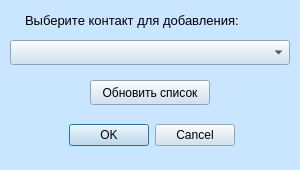
<?xml version="1.0" encoding="UTF-8"?>
<ui version="4.0">
 <class>Dialog</class>
 <widget class="QDialog" name="Dialog">
  <property name="geometry">
   <rect>
    <x>0</x>
    <y>0</y>
    <width>300</width>
    <height>170</height>
   </rect>
  </property>
  <property name="palette">
   <palette>
    <active>
     <colorrole role="Button">
      <brush brushstyle="SolidPattern">
       <color alpha="255">
        <red>200</red>
        <green>222</green>
        <blue>239</blue>
       </color>
      </brush>
     </colorrole>
     <colorrole role="Base">
      <brush brushstyle="SolidPattern">
       <color alpha="255">
        <red>255</red>
        <green>255</green>
        <blue>255</blue>
       </color>
      </brush>
     </colorrole>
     <colorrole role="Window">
      <brush brushstyle="SolidPattern">
       <color alpha="255">
        <red>201</red>
        <green>229</green>
        <blue>255</blue>
       </color>
      </brush>
     </colorrole>
    </active>
    <inactive>
     <colorrole role="Button">
      <brush brushstyle="SolidPattern">
       <color alpha="255">
        <red>200</red>
        <green>222</green>
        <blue>239</blue>
       </color>
      </brush>
     </colorrole>
     <colorrole role="Base">
      <brush brushstyle="SolidPattern">
       <color alpha="255">
        <red>255</red>
        <green>255</green>
        <blue>255</blue>
       </color>
      </brush>
     </colorrole>
     <colorrole role="Window">
      <brush brushstyle="SolidPattern">
       <color alpha="255">
        <red>201</red>
        <green>229</green>
        <blue>255</blue>
       </color>
      </brush>
     </colorrole>
    </inactive>
    <disabled>
     <colorrole role="Button">
      <brush brushstyle="SolidPattern">
       <color alpha="255">
        <red>200</red>
        <green>222</green>
        <blue>239</blue>
       </color>
      </brush>
     </colorrole>
     <colorrole role="Base">
      <brush brushstyle="SolidPattern">
       <color alpha="255">
        <red>201</red>
        <green>229</green>
        <blue>255</blue>
       </color>
      </brush>
     </colorrole>
     <colorrole role="Window">
      <brush brushstyle="SolidPattern">
       <color alpha="255">
        <red>201</red>
        <green>229</green>
        <blue>255</blue>
       </color>
      </brush>
     </colorrole>
    </disabled>
   </palette>
  </property>
  <property name="windowTitle">
   <string>Dialog</string>
  </property>
  <widget class="QDialogButtonBox" name="buttonBox">
   <property name="geometry">
    <rect>
     <x>65</x>
     <y>120</y>
     <width>170</width>
     <height>30</height>
    </rect>
   </property>
   <property name="orientation">
    <enum>Qt::Horizontal</enum>
   </property>
   <property name="standardButtons">
    <set>QDialogButtonBox::Cancel|QDialogButtonBox::Ok</set>
   </property>
  </widget>
  <widget class="QPushButton" name="pushButton">
   <property name="geometry">
    <rect>
     <x>90</x>
     <y>80</y>
     <width>120</width>
     <height>25</height>
    </rect>
   </property>
   <property name="text">
    <string>Обновить список</string>
   </property>
  </widget>
  <widget class="QComboBox" name="comboBox">
   <property name="geometry">
    <rect>
     <x>10</x>
     <y>40</y>
     <width>280</width>
     <height>25</height>
    </rect>
   </property>
  </widget>
  <widget class="QLabel" name="label">
   <property name="geometry">
    <rect>
     <x>25</x>
     <y>10</y>
     <width>250</width>
     <height>20</height>
    </rect>
   </property>
   <property name="font">
    <font>
     <pointsize>10</pointsize>
    </font>
   </property>
   <property name="text">
    <string>Выберите контакт для добавления:</string>
   </property>
  </widget>
 </widget>
 <resources/>
 <connections>
  <connection>
   <sender>buttonBox</sender>
   <signal>accepted()</signal>
   <receiver>Dialog</receiver>
   <slot>accept()</slot>
   <hints>
    <hint type="sourcelabel">
     <x>248</x>
     <y>254</y>
    </hint>
    <hint type="destinationlabel">
     <x>157</x>
     <y>274</y>
    </hint>
   </hints>
  </connection>
  <connection>
   <sender>buttonBox</sender>
   <signal>rejected()</signal>
   <receiver>Dialog</receiver>
   <slot>reject()</slot>
   <hints>
    <hint type="sourcelabel">
     <x>316</x>
     <y>260</y>
    </hint>
    <hint type="destinationlabel">
     <x>286</x>
     <y>274</y>
    </hint>
   </hints>
  </connection>
 </connections>
</ui>
